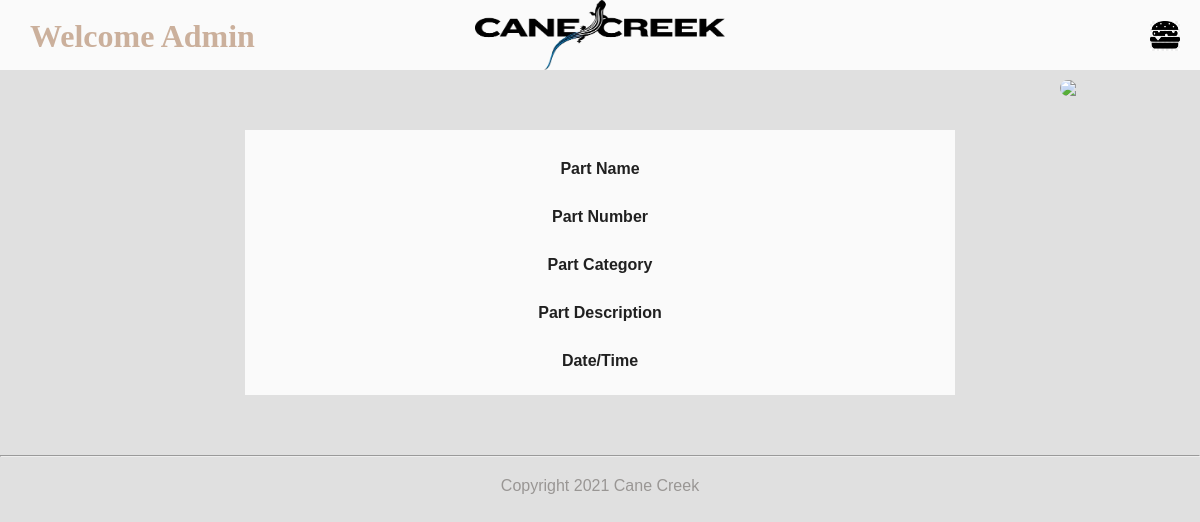
The page /archivedetails.php?qr=3456 (signed in) on the database as committed earlier.
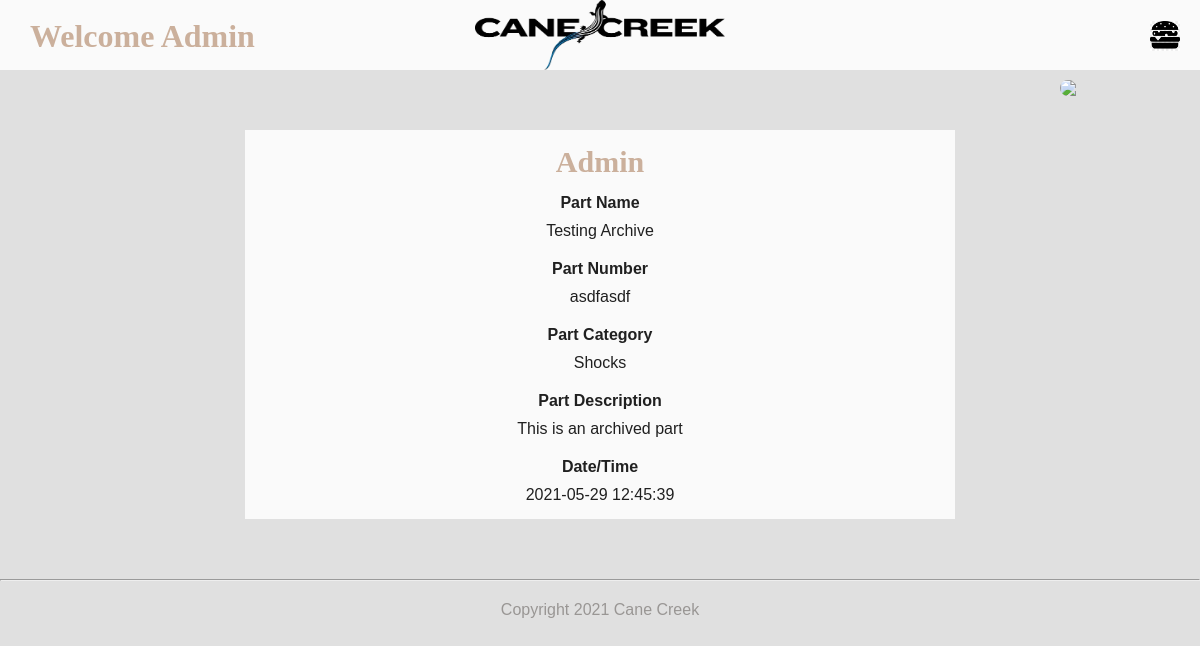
The same page on the database as committed later.
### tables this page shows
CREATE TABLE `archive` (
  `id` int(11) NOT NULL,
  `qr` varchar(255) NOT NULL,
  `userid` varchar(255) NOT NULL,
  `pnumber` varchar(255) NOT NULL,
  `pname` varchar(255) NOT NULL,
  `pcategory` varchar(255) NOT NULL,
  `pdescription` varchar(255) NOT NULL,
  `ptime` timestamp NOT NULL DEFAULT current_timestamp(),
  PRIMARY KEY (`id`)
);

### php/global.php (called while the page is built, shortened)
<?php
  include('config/dbConnect.php');
  if(isset($_GET['qr'])){
    $qr = mysqli_real_escape_string($conn, $_GET['qr']);
    $sql = "SELECT * FROM archive WHERE qr = '$qr'";
    $result = mysqli_query($conn, $sql);
    $archive = mysqli_fetch_assoc($result);
  }
?>

### archivedetails.php (the view, shortened to what this page needs)
<?php
  include('templates/header.php');
?>
<div id="qrcode">
  <img  src="https://chart.googleapis.com/chart?chs=100x100&cht=qr&chl=<?php echo $_GET['qr']?>" />
</div>
<div class="detailbox" width= 30px;>
  <h2><?php echo htmlspecialchars($archive['userid']) ?></h2>
  <h4>Part Name</h4>
  <p><?php echo htmlspecialchars($archive['pname']) ?></p>
  <h4>Part Number</h4>
  <p><?php echo htmlspecialchars($archive['pnumber']) ?></p>
  <h4>Part Category</h4>
  <p><?php echo htmlspecialchars($archive['pcategory']) ?></p>
  <h4>Part Description</h4>
  <p><?php echo htmlspecialchars($archive['pdescription']) ?></p>
  <h4>Date/Time</h4>
  <p><?php echo htmlspecialchars($archive['ptime']) ?></p>
</div>
<hr />
<?php
  include('templates/footer.php');
?>

Rows that differ between the two databases and show on the page:
added archive: userid "Admin", pname "Testing Archive", pnumber "asdfasdf", pcategory "Shocks", pdescription "This is an archived part", ptime "2021-05-29 12:45:39"
